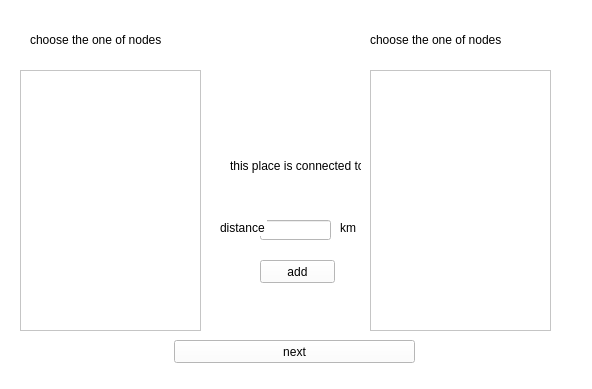
<?xml version="1.0" encoding="UTF-8"?>
<ui version="4.0">
 <class>Form</class>
 <widget class="QWidget" name="Form">
  <property name="geometry">
   <rect>
    <x>0</x>
    <y>0</y>
    <width>592</width>
    <height>389</height>
   </rect>
  </property>
  <property name="windowTitle">
   <string>Form</string>
  </property>
  <widget class="QStackedWidget" name="stackedWidget">
   <property name="geometry">
    <rect>
     <x>0</x>
     <y>0</y>
     <width>601</width>
     <height>391</height>
    </rect>
   </property>
   <property name="styleSheet">
    <string notr="true">background-color: rgb(255, 255, 255);</string>
   </property>
   <property name="currentIndex">
    <number>2</number>
   </property>
   <widget class="QWidget" name="page">
    <widget class="QLabel" name="label">
     <property name="geometry">
      <rect>
       <x>90</x>
       <y>0</y>
       <width>511</width>
       <height>391</height>
      </rect>
     </property>
     <property name="styleSheet">
      <string notr="true">background-image: url(C:/Users/Narm-gostar/Documents/GitHub/web-crawler/carpet_factory/background/background1.jpg);</string>
     </property>
     <property name="text">
      <string/>
     </property>
    </widget>
    <widget class="QLineEdit" name="lineEdit">
     <property name="geometry">
      <rect>
       <x>150</x>
       <y>30</y>
       <width>281</width>
       <height>20</height>
      </rect>
     </property>
    </widget>
    <widget class="QLabel" name="label_2">
     <property name="geometry">
      <rect>
       <x>36</x>
       <y>30</y>
       <width>91</width>
       <height>16</height>
      </rect>
     </property>
     <property name="text">
      <string>name of factory :</string>
     </property>
    </widget>
    <widget class="QPushButton" name="pushButton">
     <property name="geometry">
      <rect>
       <x>450</x>
       <y>30</y>
       <width>75</width>
       <height>23</height>
      </rect>
     </property>
     <property name="text">
      <string>add</string>
     </property>
    </widget>
    <widget class="QListWidget" name="listWidget">
     <property name="geometry">
      <rect>
       <x>155</x>
       <y>100</y>
       <width>271</width>
       <height>231</height>
      </rect>
     </property>
    </widget>
    <widget class="QLabel" name="label_3">
     <property name="geometry">
      <rect>
       <x>160</x>
       <y>80</y>
       <width>261</width>
       <height>20</height>
      </rect>
     </property>
     <property name="text">
      <string>list of factories</string>
     </property>
    </widget>
    <widget class="QPushButton" name="pushButton_2">
     <property name="geometry">
      <rect>
       <x>160</x>
       <y>340</y>
       <width>271</width>
       <height>23</height>
      </rect>
     </property>
     <property name="text">
      <string>next</string>
     </property>
    </widget>
   </widget>
   <widget class="QWidget" name="page_3">
    <widget class="QLabel" name="label_4">
     <property name="geometry">
      <rect>
       <x>90</x>
       <y>0</y>
       <width>511</width>
       <height>391</height>
      </rect>
     </property>
     <property name="styleSheet">
      <string notr="true">background-image: url(C:/Users/Narm-gostar/Documents/GitHub/web-crawler/carpet_factory/background/background1.jpg);</string>
     </property>
     <property name="text">
      <string/>
     </property>
    </widget>
    <widget class="QPushButton" name="pushButton_3">
     <property name="geometry">
      <rect>
       <x>450</x>
       <y>30</y>
       <width>75</width>
       <height>23</height>
      </rect>
     </property>
     <property name="text">
      <string>add</string>
     </property>
    </widget>
    <widget class="QLineEdit" name="lineEdit_2">
     <property name="geometry">
      <rect>
       <x>150</x>
       <y>30</y>
       <width>281</width>
       <height>20</height>
      </rect>
     </property>
    </widget>
    <widget class="QLabel" name="label_5">
     <property name="geometry">
      <rect>
       <x>26</x>
       <y>30</y>
       <width>111</width>
       <height>20</height>
      </rect>
     </property>
     <property name="text">
      <string>name of instersection</string>
     </property>
    </widget>
    <widget class="QListWidget" name="listWidget_2">
     <property name="geometry">
      <rect>
       <x>150</x>
       <y>100</y>
       <width>271</width>
       <height>231</height>
      </rect>
     </property>
    </widget>
    <widget class="QLabel" name="label_6">
     <property name="geometry">
      <rect>
       <x>160</x>
       <y>80</y>
       <width>251</width>
       <height>20</height>
      </rect>
     </property>
     <property name="text">
      <string>list of instersections</string>
     </property>
    </widget>
    <widget class="QPushButton" name="pushButton_4">
     <property name="geometry">
      <rect>
       <x>150</x>
       <y>340</y>
       <width>271</width>
       <height>23</height>
      </rect>
     </property>
     <property name="text">
      <string>next</string>
     </property>
    </widget>
   </widget>
   <widget class="QWidget" name="page_4">
    <widget class="QLabel" name="label_7">
     <property name="geometry">
      <rect>
       <x>80</x>
       <y>0</y>
       <width>521</width>
       <height>391</height>
      </rect>
     </property>
     <property name="styleSheet">
      <string notr="true">background-image: url(C:/Users/Narm-gostar/Documents/GitHub/web-crawler/carpet_factory/background/background1.jpg);</string>
     </property>
     <property name="text">
      <string/>
     </property>
    </widget>
    <widget class="QListWidget" name="listWidget_3">
     <property name="geometry">
      <rect>
       <x>20</x>
       <y>70</y>
       <width>181</width>
       <height>261</height>
      </rect>
     </property>
    </widget>
    <widget class="QLabel" name="label_8">
     <property name="geometry">
      <rect>
       <x>30</x>
       <y>30</y>
       <width>171</width>
       <height>20</height>
      </rect>
     </property>
     <property name="text">
      <string>choose the one of nodes</string>
     </property>
    </widget>
    <widget class="QLabel" name="label_9">
     <property name="geometry">
      <rect>
       <x>230</x>
       <y>150</y>
       <width>131</width>
       <height>31</height>
      </rect>
     </property>
     <property name="text">
      <string>this place is connected to:</string>
     </property>
    </widget>
    <widget class="QListWidget" name="listWidget_4">
     <property name="geometry">
      <rect>
       <x>370</x>
       <y>70</y>
       <width>181</width>
       <height>261</height>
      </rect>
     </property>
    </widget>
    <widget class="QLineEdit" name="lineEdit_3">
     <property name="geometry">
      <rect>
       <x>260</x>
       <y>220</y>
       <width>71</width>
       <height>20</height>
      </rect>
     </property>
    </widget>
    <widget class="QLabel" name="label_10">
     <property name="geometry">
      <rect>
       <x>220</x>
       <y>220</y>
       <width>47</width>
       <height>16</height>
      </rect>
     </property>
     <property name="text">
      <string>distance</string>
     </property>
    </widget>
    <widget class="QLabel" name="label_11">
     <property name="geometry">
      <rect>
       <x>340</x>
       <y>220</y>
       <width>21</width>
       <height>16</height>
      </rect>
     </property>
     <property name="text">
      <string>km</string>
     </property>
    </widget>
    <widget class="QPushButton" name="pushButton_5">
     <property name="geometry">
      <rect>
       <x>260</x>
       <y>260</y>
       <width>75</width>
       <height>23</height>
      </rect>
     </property>
     <property name="text">
      <string>add</string>
     </property>
    </widget>
    <widget class="QPushButton" name="pushButton_6">
     <property name="geometry">
      <rect>
       <x>174</x>
       <y>340</y>
       <width>241</width>
       <height>23</height>
      </rect>
     </property>
     <property name="text">
      <string>next</string>
     </property>
    </widget>
    <widget class="QLabel" name="label_12">
     <property name="geometry">
      <rect>
       <x>370</x>
       <y>30</y>
       <width>141</width>
       <height>20</height>
      </rect>
     </property>
     <property name="text">
      <string>choose the one of nodes</string>
     </property>
    </widget>
   </widget>
   <widget class="QWidget" name="page_5">
    <widget class="QLabel" name="label_13">
     <property name="geometry">
      <rect>
       <x>6</x>
       <y>2</y>
       <width>581</width>
       <height>351</height>
      </rect>
     </property>
     <property name="text">
      <string/>
     </property>
    </widget>
    <widget class="QPushButton" name="pushButton_7">
     <property name="geometry">
      <rect>
       <x>14</x>
       <y>360</y>
       <width>571</width>
       <height>23</height>
      </rect>
     </property>
     <property name="text">
      <string>ok</string>
     </property>
    </widget>
   </widget>
   <widget class="QWidget" name="page_2"/>
  </widget>
 </widget>
 <resources/>
 <connections/>
</ui>
